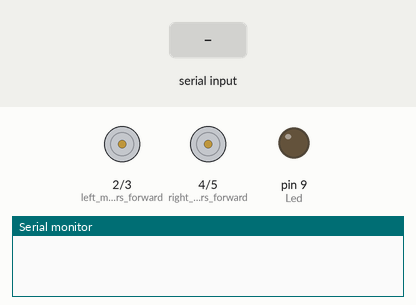
Bench run of a sketch on a simulated Arduino Uno, built with avr-gcc and run on an emulated ATmega328P. Parts: motor-driver pin pairs drawn as motors (green arrow = first pin HIGH = forward, orange = second pin HIGH = backward, longer = more drive), output pins drawn as LEDs (lit = HIGH), the last lines printed to the serial monitor. The test bench sets the inputs (shaded band).

Above: at 1.2 s.
1.3 s: "F" received over Serial
At 2.0 s:
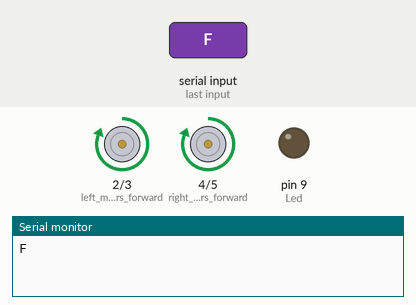
2.8 s: "B" received over Serial
At 3.1 s:
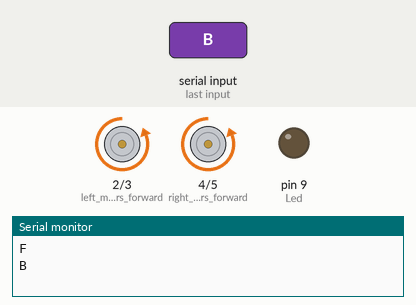
4.3 s: "R" received over Serial
At 5.5 s:
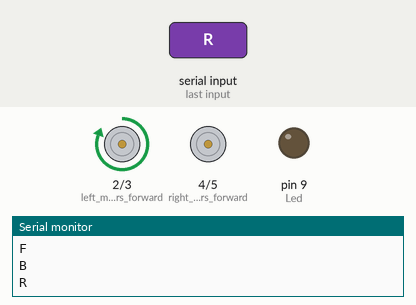
5.8 s: "G" received over Serial
At 6.6 s:
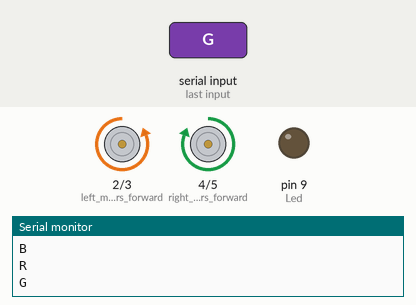
7.3 s: "L" received over Serial
At 7.8 s:
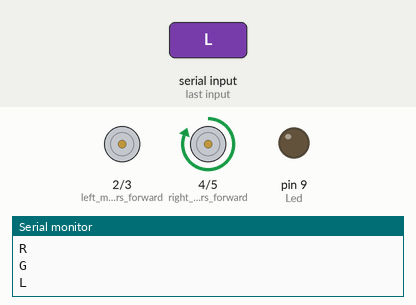
8.8 s: "I" received over Serial
At 10.1 s:
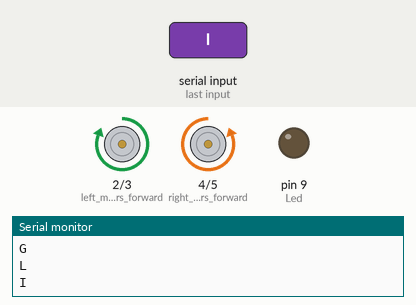
Timing chart, 0 to 11.3 s (numbered marks = the images above; inputs shaded):
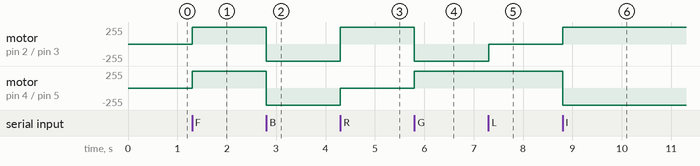

Measured:
- after the input at 1.3 s, motor on pin 2 (left_motors_forward) / pin 3 (left_motors_reverse), motor on pin 4 (right_motors_forward) / pin 5 (right_motors_reverse): stopped → forward 255/255 at once
- after the input at 2.8 s, motor on pin 2 (left_motors_forward) / pin 3 (left_motors_reverse), motor on pin 4 (right_motors_forward) / pin 5 (right_motors_reverse): forward 255/255 → backward 255/255 at once
- after the input at 4.3 s, motor on pin 2 (left_motors_forward) / pin 3 (left_motors_reverse): backward 255/255 → forward 255/255 at once; motor on pin 4 (right_motors_forward) / pin 5 (right_motors_reverse): backward 255/255 → stopped at once
- after the input at 5.8 s, motor on pin 2 (left_motors_forward) / pin 3 (left_motors_reverse): forward 255/255 → backward 255/255 at once; motor on pin 4 (right_motors_forward) / pin 5 (right_motors_reverse): stopped → forward 255/255 at once
- after the input at 7.3 s, motor on pin 2 (left_motors_forward) / pin 3 (left_motors_reverse): backward 255/255 → stopped at once
- after the input at 8.8 s, motor on pin 2 (left_motors_forward) / pin 3 (left_motors_reverse): stopped → forward 255/255 at once; motor on pin 4 (right_motors_forward) / pin 5 (right_motors_reverse): forward 255/255 → backward 255/255 at once

The sketch:

sumo.ino
```cpp
char t;

void setup() {
pinMode(2,OUTPUT);   //left motors forward
pinMode(3,OUTPUT);   //left motors reverse
pinMode(4,OUTPUT);   //right motors forward
pinMode(5,OUTPUT);   //right motors reverse
pinMode(9,OUTPUT);   //Led
Serial.begin(9600);

}

void loop() {
if(Serial.available()){
  t = Serial.read();
  Serial.println(t);
}

if(t == 'F'){            //move forward(all motors rotate in forward direction)
  digitalWrite(2,HIGH);
    digitalWrite(3,LOW);
  digitalWrite(4,HIGH);
  digitalWrite(5,LOW);

}

else if(t == 'B'){      //move reverse (all motors rotate in reverse direction)
   digitalWrite(3,HIGH);
    digitalWrite(2,LOW);
  digitalWrite(5,HIGH);
  digitalWrite(4,LOW);
}

else if(t == 'R'){      //turn right (left side motors rotate in forward direction, right side motors doesn't rotate)
   digitalWrite(2,HIGH);
    digitalWrite(3,LOW);
  digitalWrite(4,LOW);
  digitalWrite(5,LOW);
}

else if(t == 'G'){      //turn right (left side motors rotate in forward direction and right side in backward direction)
   digitalWrite(2,LOW);
    digitalWrite(3,HIGH);
  digitalWrite(4,HIGH);
  digitalWrite(5,LOW);
}

else if(t == 'L'){      //turn left (right side motors rotate in forward direction, left side motors doesn't rotate)
   digitalWrite(2,LOW);
    digitalWrite(3,LOW);
  digitalWrite(4,HIGH);
  digitalWrite(5,LOW);

}

else if(t == 'I'){      //turn left (right side motors rotate in forward direction and left side motors in backward direction)
   digitalWrite(2,HIGH);
    digitalWrite(3,LOW);
  digitalWrite(4,LOW);
  digitalWrite(5,HIGH);
}

else if(t == 'S'){      //STOP (all motors stop)
  digitalWrite(2,LOW);
  digitalWrite(3,LOW);
  digitalWrite(4,LOW);
  digitalWrite(5,LOW);
}
}
```
